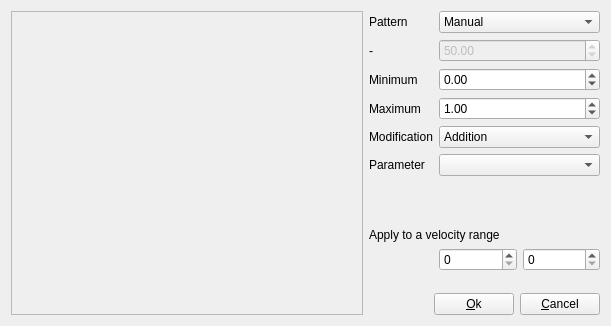
<?xml version="1.0" encoding="UTF-8"?>
<ui version="4.0">
 <class>ToolGlobalSettings_gui</class>
 <widget class="QWidget" name="ToolGlobalSettings_gui">
  <property name="geometry">
   <rect>
    <x>0</x>
    <y>0</y>
    <width>581</width>
    <height>322</height>
   </rect>
  </property>
  <property name="windowTitle">
   <string notr="true">Form</string>
  </property>
  <layout class="QGridLayout" name="gridLayout">
   <item row="8" column="2">
    <widget class="QSpinBox" name="spinVelMin">
     <property name="maximum">
      <number>127</number>
     </property>
    </widget>
   </item>
   <item row="2" column="1">
    <widget class="QLabel" name="label_3">
     <property name="text">
      <string>Minimum</string>
     </property>
    </widget>
   </item>
   <item row="4" column="2" colspan="2">
    <widget class="QComboBox" name="comboModif">
     <item>
      <property name="text">
       <string>Addition</string>
      </property>
     </item>
     <item>
      <property name="text">
       <string>Multiplication</string>
      </property>
     </item>
     <item>
      <property name="text">
       <string>Replacement</string>
      </property>
     </item>
    </widget>
   </item>
   <item row="9" column="1">
    <spacer name="verticalSpacer">
     <property name="orientation">
      <enum>Qt::Vertical</enum>
     </property>
     <property name="sizeType">
      <enum>QSizePolicy::Fixed</enum>
     </property>
     <property name="sizeHint" stdset="0">
      <size>
       <width>20</width>
       <height>10</height>
      </size>
     </property>
    </spacer>
   </item>
   <item row="8" column="3">
    <widget class="QSpinBox" name="spinVelMax">
     <property name="maximum">
      <number>127</number>
     </property>
    </widget>
   </item>
   <item row="5" column="1">
    <widget class="QLabel" name="label_5">
     <property name="text">
      <string>Parameter</string>
     </property>
    </widget>
   </item>
   <item row="2" column="2" colspan="2">
    <widget class="QDoubleSpinBox" name="doubleSpinMin">
     <property name="minimum">
      <double>-20000.000000000000000</double>
     </property>
     <property name="maximum">
      <double>20000.000000000000000</double>
     </property>
     <property name="value">
      <double>0.000000000000000</double>
     </property>
    </widget>
   </item>
   <item row="0" column="1">
    <widget class="QLabel" name="label">
     <property name="text">
      <string>Pattern</string>
     </property>
    </widget>
   </item>
   <item row="1" column="2" colspan="2">
    <widget class="QDoubleSpinBox" name="doubleSpinParam">
     <property name="enabled">
      <bool>false</bool>
     </property>
     <property name="minimum">
      <double>0.000000000000000</double>
     </property>
     <property name="maximum">
      <double>100.000000000000000</double>
     </property>
     <property name="value">
      <double>50.000000000000000</double>
     </property>
    </widget>
   </item>
   <item row="3" column="1">
    <widget class="QLabel" name="label_2">
     <property name="text">
      <string>Maximum</string>
     </property>
    </widget>
   </item>
   <item row="4" column="1">
    <widget class="QLabel" name="label_4">
     <property name="text">
      <string>Modification</string>
     </property>
    </widget>
   </item>
   <item row="6" column="1">
    <spacer name="verticalSpacer_2">
     <property name="orientation">
      <enum>Qt::Vertical</enum>
     </property>
     <property name="sizeType">
      <enum>QSizePolicy::Fixed</enum>
     </property>
     <property name="sizeHint" stdset="0">
      <size>
       <width>20</width>
       <height>40</height>
      </size>
     </property>
    </spacer>
   </item>
   <item row="0" column="2" colspan="2">
    <widget class="QComboBox" name="comboPattern">
     <property name="currentIndex">
      <number>0</number>
     </property>
     <item>
      <property name="text">
       <string>Manual</string>
      </property>
     </item>
     <item>
      <property name="text">
       <string>Linear ascending</string>
      </property>
     </item>
     <item>
      <property name="text">
       <string>Linear descending</string>
      </property>
     </item>
     <item>
      <property name="text">
       <string>Exponential ascending</string>
      </property>
     </item>
     <item>
      <property name="text">
       <string>Exponential descending</string>
      </property>
     </item>
     <item>
      <property name="text">
       <string>Random</string>
      </property>
     </item>
    </widget>
   </item>
   <item row="3" column="2" colspan="2">
    <widget class="QDoubleSpinBox" name="doubleSpinMax">
     <property name="minimum">
      <double>-20000.000000000000000</double>
     </property>
     <property name="maximum">
      <double>20000.000000000000000</double>
     </property>
     <property name="value">
      <double>1.000000000000000</double>
     </property>
    </widget>
   </item>
   <item row="0" column="0" rowspan="11">
    <widget class="QFrame" name="frame_1">
     <property name="sizePolicy">
      <sizepolicy hsizetype="Expanding" vsizetype="Preferred">
       <horstretch>0</horstretch>
       <verstretch>0</verstretch>
      </sizepolicy>
     </property>
     <property name="frameShape">
      <enum>QFrame::StyledPanel</enum>
     </property>
     <property name="frameShadow">
      <enum>QFrame::Sunken</enum>
     </property>
     <layout class="QVBoxLayout" name="verticalLayout_2">
      <property name="leftMargin">
       <number>0</number>
      </property>
      <property name="topMargin">
       <number>0</number>
      </property>
      <property name="rightMargin">
       <number>0</number>
      </property>
      <property name="bottomMargin">
       <number>0</number>
      </property>
      <item>
       <widget class="GraphParamGlobal" name="graphParamGlobal" native="true">
        <property name="minimumSize">
         <size>
          <width>350</width>
          <height>0</height>
         </size>
        </property>
       </widget>
      </item>
     </layout>
    </widget>
   </item>
   <item row="5" column="2" colspan="2">
    <widget class="QComboBox" name="comboAttribute"/>
   </item>
   <item row="1" column="1">
    <widget class="QLabel" name="label_6">
     <property name="text">
      <string notr="true">-</string>
     </property>
    </widget>
   </item>
   <item row="7" column="1" colspan="2">
    <widget class="QLabel" name="label_7">
     <property name="text">
      <string>Apply to a velocity range</string>
     </property>
    </widget>
   </item>
   <item row="10" column="1" colspan="3">
    <layout class="QHBoxLayout" name="horizontalLayout">
     <item>
      <spacer name="horizontalSpacer">
       <property name="orientation">
        <enum>Qt::Horizontal</enum>
       </property>
       <property name="sizeHint" stdset="0">
        <size>
         <width>40</width>
         <height>20</height>
        </size>
       </property>
      </spacer>
     </item>
     <item>
      <widget class="QPushButton" name="pushOk">
       <property name="text">
        <string>&amp;Ok</string>
       </property>
      </widget>
     </item>
     <item>
      <widget class="QPushButton" name="pushCancel">
       <property name="text">
        <string>&amp;Cancel</string>
       </property>
      </widget>
     </item>
    </layout>
   </item>
  </layout>
 </widget>
 <customwidgets>
  <customwidget>
   <class>GraphParamGlobal</class>
   <extends>QWidget</extends>
   <header>global_settings/graphparamglobal.h</header>
   <container>1</container>
  </customwidget>
 </customwidgets>
 <tabstops>
  <tabstop>comboPattern</tabstop>
  <tabstop>doubleSpinParam</tabstop>
  <tabstop>doubleSpinMin</tabstop>
  <tabstop>doubleSpinMax</tabstop>
  <tabstop>comboModif</tabstop>
  <tabstop>comboAttribute</tabstop>
  <tabstop>spinVelMin</tabstop>
  <tabstop>spinVelMax</tabstop>
  <tabstop>pushOk</tabstop>
  <tabstop>pushCancel</tabstop>
 </tabstops>
 <resources/>
 <connections/>
</ui>
